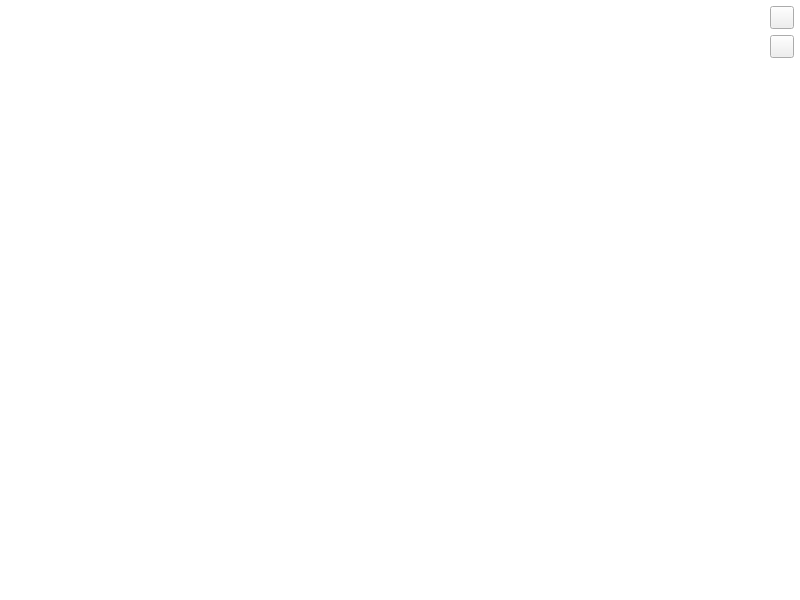
<?xml version="1.0" encoding="UTF-8"?>
<ui version="4.0">
 <class>HistogramDialog</class>
 <widget class="QDialog" name="HistogramDialog">
  <property name="geometry">
   <rect>
    <x>0</x>
    <y>0</y>
    <width>800</width>
    <height>600</height>
   </rect>
  </property>
  <property name="windowTitle">
   <string>Histogram</string>
  </property>
  <property name="styleSheet">
   <string notr="true">QDialog { background-color: white; }</string>
  </property>
  <layout class="QHBoxLayout" name="horizontalLayout">
   <property name="leftMargin">
    <number>3</number>
   </property>
   <property name="topMargin">
    <number>0</number>
   </property>
   <property name="rightMargin">
    <number>0</number>
   </property>
   <property name="bottomMargin">
    <number>0</number>
   </property>
   <item>
    <widget class="QFrame" name="histoFrame">
     <property name="sizePolicy">
      <sizepolicy hsizetype="Expanding" vsizetype="Expanding">
       <horstretch>0</horstretch>
       <verstretch>0</verstretch>
      </sizepolicy>
     </property>
    </widget>
   </item>
   <item>
    <widget class="QFrame" name="buttonsFrame">
     <layout class="QVBoxLayout" name="verticalLayout">
      <property name="leftMargin">
       <number>0</number>
      </property>
      <property name="topMargin">
       <number>6</number>
      </property>
      <property name="rightMargin">
       <number>6</number>
      </property>
      <property name="bottomMargin">
       <number>6</number>
      </property>
      <item>
       <widget class="QToolButton" name="exportCSVToolButton">
        <property name="toolTip">
         <string>Export histogram to a CSV file (can be imported into Excel ;)</string>
        </property>
        <property name="icon">
         <iconset resource="../icones.qrc">
          <normaloff>:/CC/images/smallCSVFile.png</normaloff>:/CC/images/smallCSVFile.png</iconset>
        </property>
       </widget>
      </item>
      <item>
       <widget class="QToolButton" name="exportImageToolButton">
        <property name="toolTip">
         <string>Export histogram to an image file</string>
        </property>
        <property name="icon">
         <iconset resource="../icones.qrc">
          <normaloff>:/CC/images/dbImageSymbol.png</normaloff>:/CC/images/dbImageSymbol.png</iconset>
        </property>
       </widget>
      </item>
      <item>
       <spacer name="verticalSpacer">
        <property name="orientation">
         <enum>Qt::Vertical</enum>
        </property>
        <property name="sizeHint" stdset="0">
         <size>
          <width>20</width>
          <height>40</height>
         </size>
        </property>
       </spacer>
      </item>
     </layout>
    </widget>
   </item>
  </layout>
 </widget>
 <resources>
  <include location="../icones.qrc"/>
 </resources>
 <connections/>
</ui>
